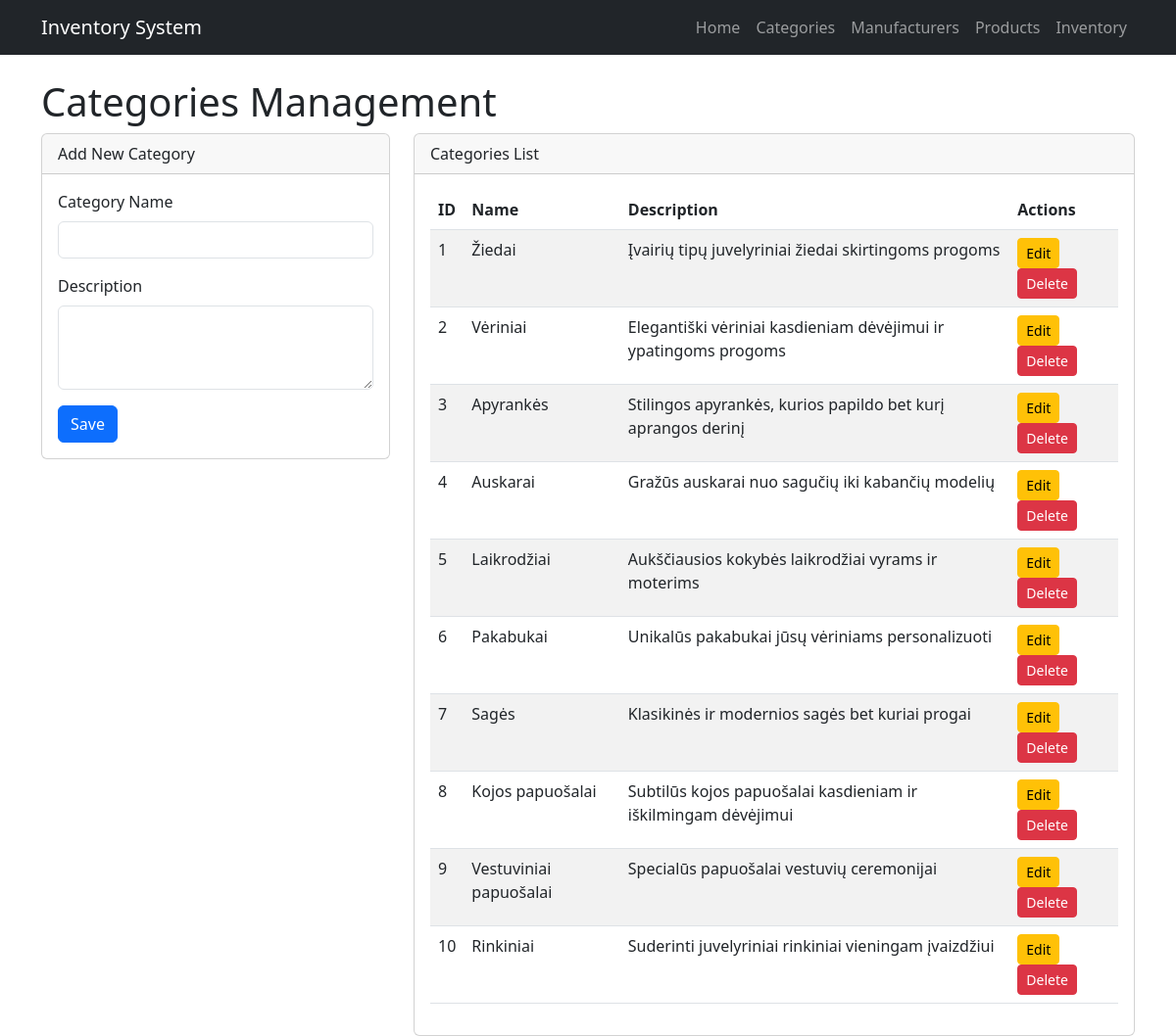
The page /pages/categories.php on the database as committed earlier.
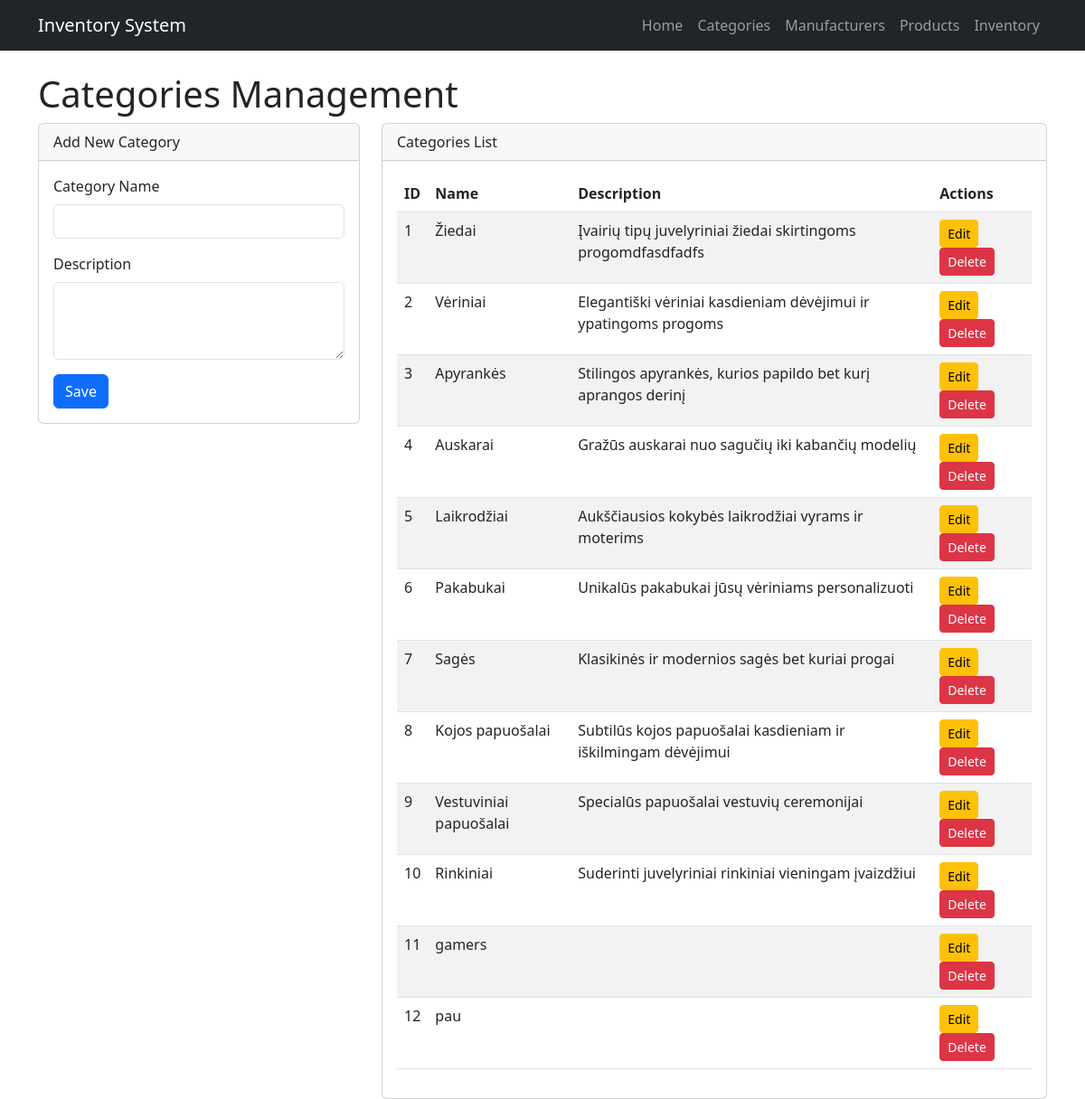
The same page on the database as committed later.
### tables this page shows
CREATE TABLE `kategorija` (
  `id_KATEGORIJA` int(11) NOT NULL,
  `pavadinimas` varchar(100) NOT NULL,
  `aprasymas` text DEFAULT NULL
);

### pages/categories.php (the view, shortened to what this page needs)
<?php
include '../includes/header.php';
include '../includes/db_connect.php';
$edit_data = null;
$query = "SELECT * FROM kategorija ORDER BY id_KATEGORIJA";
$result = $conn->query($query);
?>
<div class="container mt-4">
    <h1>Categories Management</h1>
    <div class="row">
        <div class="col-md-4">
            <div class="card">
                <div class="card-header">
                    <?php echo $edit_data ? 'Edit Category' : 'Add New Category'; ?>
                </div>
                <div class="card-body">
                    <form method="post" action="">
                        <div class="mb-3">
                            <label for="pavadinimas" class="form-label">Category Name</label>
                            <input type="text" class="form-control" id="pavadinimas" name="pavadinimas"
                                   value="<?php echo $edit_data ? htmlspecialchars($edit_data['pavadinimas']) : ''; ?>" required>
                        </div>
                        <div class="mb-3">
                            <label for="aprasymas" class="form-label">Description</label>
                            <textarea class="form-control" id="aprasymas" name="aprasymas" rows="3"><?php echo $edit_data ? htmlspecialchars($edit_data['aprasymas']) : ''; ?></textarea>
                        </div>
                        <button type="submit" name="save_category" class="btn btn-primary">Save</button>
                    </form>
                </div>
            </div>
        </div>
        <div class="col-md-8">
            <div class="card">
                <div class="card-header">
                    Categories List
                </div>
                <div class="card-body">
                    <table class="table table-striped">
                        <thead>
                            <tr>
                                <th>ID</th>
                                <th>Name</th>
                                <th>Description</th>
                                <th>Actions</th>
                            </tr>
                        </thead>
                        <tbody>
                            <?php if($result->num_rows > 0): ?>
                                <?php while($row = $result->fetch_assoc()): ?>
                                    <tr>
                                        <td><?php echo $row['id_KATEGORIJA']; ?></td>
                                        <td><?php echo htmlspecialchars($row['pavadinimas']); ?></td>
                                        <td><?php echo htmlspecialchars($row['aprasymas'] ?? ''); ?></td>
                                        <td>
                                            <a href="categories.php?edit=<?php echo $row['id_KATEGORIJA']; ?>" class="btn btn-sm btn-warning">Edit</a>
                                            <a href="categories.php?delete=<?php echo $row['id_KATEGORIJA']; ?>" class="btn btn-sm btn-danger"
                                               onclick="return confirm('Are you sure you want to delete this category?')">Delete</a>
                                        </td>
                                    </tr>
                                <?php endwhile; ?>
                            <?php else: ?>
                                <tr>
                                    <td colspan="4" class="text-center">No categories found</td>
                                </tr>
                            <?php endif; ?>
                        </tbody>
                    </table>
                </div>
            </div>
        </div>
    </div>
</div>

### includes/header.php (shortened to what this page needs)
<!DOCTYPE html>
<html lang="en">
<head>
    <link href="https://cdn.jsdelivr.net/npm/bootstrap@5.3.0-alpha1/dist/css/bootstrap.min.css" rel="stylesheet">
    <link rel="stylesheet" href="https://cdnjs.cloudflare.com/ajax/libs/font-awesome/6.0.0/css/all.min.css">
    <link href="/juvelyrika/css/style.css" rel="stylesheet">
</head>
<body>
    <nav class="navbar navbar-expand-lg navbar-dark bg-dark">
        <div class="container">
            <a class="navbar-brand" href="/juvelyrika/">Inventory System</a>
            <div class="collapse navbar-collapse justify-content-end" id="navbarNav">
                <ul class="navbar-nav">
                    <li class="nav-item">
                        <a class="nav-link" href="/juvelyrika/index.php">Home</a>
                    </li>
                    <li class="nav-item">
                        <a class="nav-link" href="/juvelyrika/pages/categories.php">Categories</a>
                    </li>
                    <li class="nav-item">
                        <a class="nav-link" href="/juvelyrika/pages/manufacturers.php">Manufacturers</a>
                    </li>
                    <li class="nav-item">
                        <a class="nav-link" href="/juvelyrika/pages/products.php">Products</a>
                    </li>
                    <li class="nav-item">
                        <a class="nav-link" href="/juvelyrika/pages/inventory.php">Inventory</a>
                    </li>
                </ul>
            </div>
        </div>
    </nav>

### css/style.css (style rules this page uses)
html, body { height:100%; }
a { color: rgba(0,0,0,0.6); }

Rows that differ between the two databases and show on the page:
changed kategorija "Žiedai": aprasymas "Įvairių tipų juvelyriniai žiedai skirtingoms progoms" → "Įvairių tipų juvelyriniai žiedai skirtingoms progomdfasdfadfs"
added kategorija: id_KATEGORIJA "11", pavadinimas "gamers"
added kategorija: id_KATEGORIJA "12", pavadinimas "pau"
